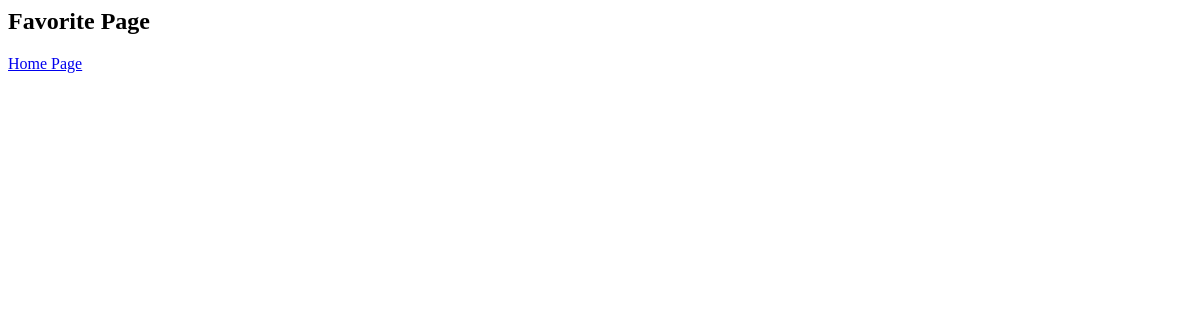
Page /recipes/favorited/1 on the earlier database version.
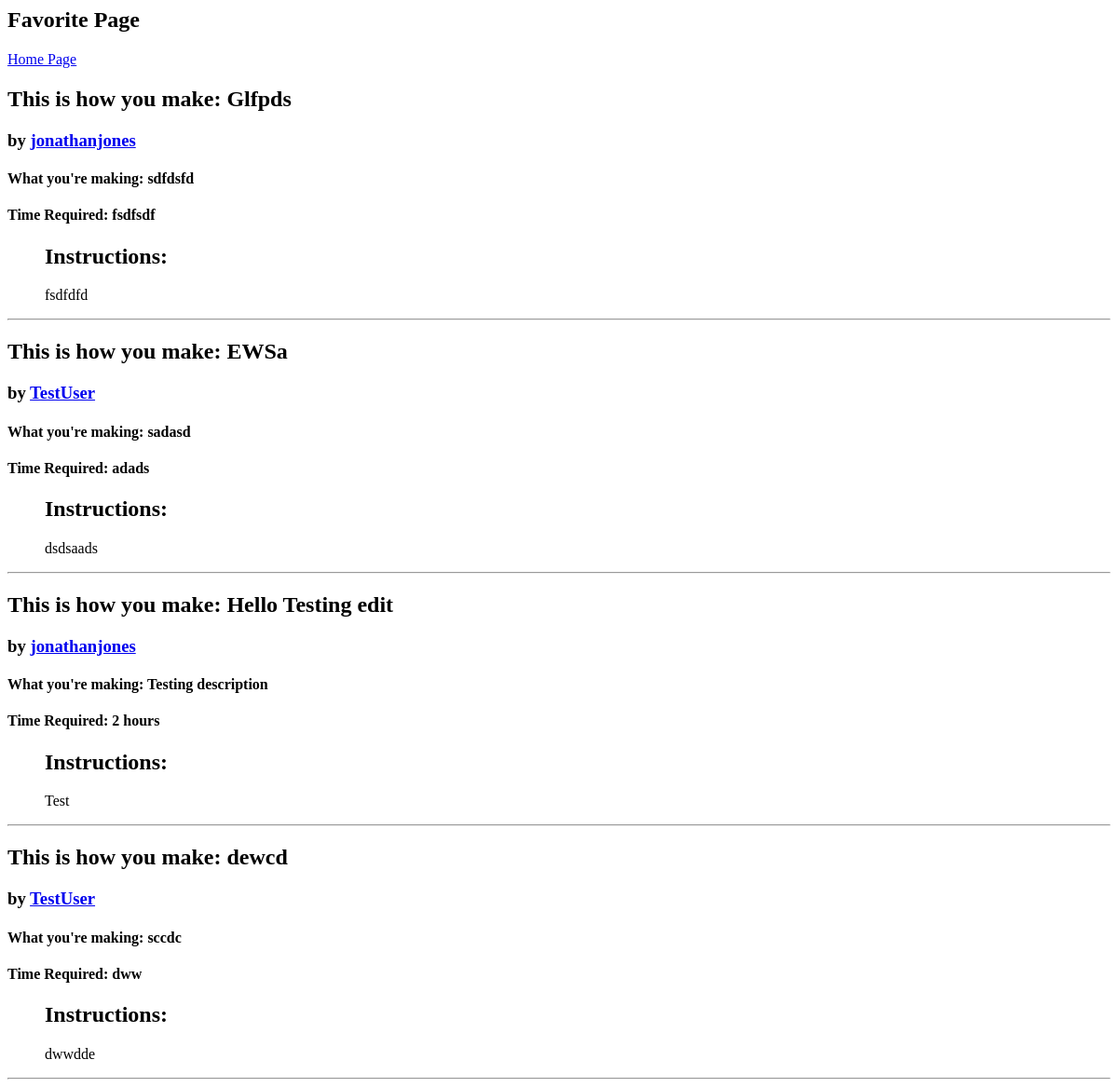
Same page on the later database version.
### recipes/models.py (models this page shows, shortened)
class Recipe(models.Model):
    title = models.CharField(max_length=30)
    author = models.ForeignKey(Author, on_delete=models.CASCADE)
    description = models.TextField()
    time_required = models.CharField(max_length=50)
    instructions = models.TextField()
    favorited_by = models.ManyToManyField(
        Author,
        symmetrical=False,
        blank=True,
        related_name='favorites'
    )

class Author(models.Model):
    name = models.CharField(max_length=50)
    bio = models.TextField()
    user = models.OneToOneField(User, on_delete=models.CASCADE, null=True, blank=True)
    def __str__(self):
        return self.name

### recipes/views.py (the view)
# urls.py: path('recipes/favorited/<int:user_id>', views.favorites, name='favorites'),
def favorites(request, user_id):
    html = 'favorites.html'
    recipes = Recipe.objects.filter(favorited_by=user_id)
    context = {'recipes': recipes}
    return render(request, html, context)

### recipes/templates/favorites.html (shortened to what this page needs)
<h2>Favorite Page</h2>
<a href="{% url 'Homepage' %}">Home Page</a>
{% for recipe in recipes %}
<h2>This is how you make: {{ recipe.title}}</h2>
<h3>by <a href="/author/{{ recipe.author.id }}" >{{ recipe.author }}</a>  </h3>
<h4>What you're making: {{ recipe.description }}</h4>
<h4>Time Required: {{ recipe.time_required }}</h4>
<ul>
        <h2>Instructions:</h2>
        <p> {{ recipe.instructions }}
</ul>
<hr>
{% endfor %}

Differences in the rows shown:
now on this page (row edited): Recipe: title "Glfpds", author "jonathanjones", description "sdfdsfd", time_required "fsdfsdf", instructions "fsdfdfd"
now on this page (row edited): Recipe: title "EWSa", author "TestUser", description "sadasd", time_required "adads", instructions "dsdsaads"
now on this page (row edited): Recipe: title "Hello Testing edit", author "jonathanjones", description "Testing description", time_required "2 hours", instructions "Test"
added Recipe: title "dewcd", author "TestUser", description "sccdc", time_required "dww", instructions "dwwdde"
